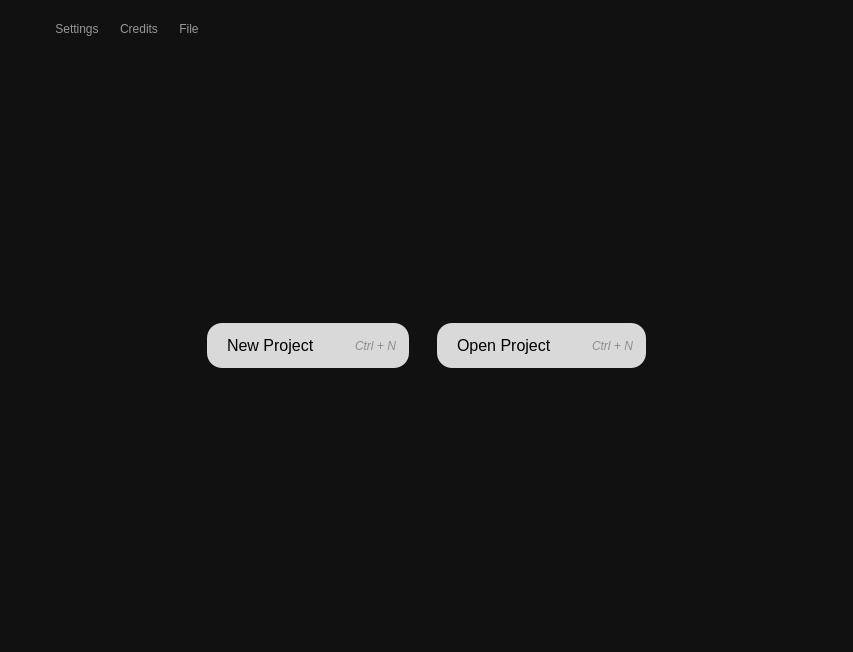
<?xml version="1.0" encoding="UTF-8"?>
<ui version="4.0">
 <class>MainWindow</class>
 <widget class="QMainWindow" name="MainWindow">
  <property name="windowModality">
   <enum>Qt::WindowModality::NonModal</enum>
  </property>
  <property name="geometry">
   <rect>
    <x>0</x>
    <y>0</y>
    <width>853</width>
    <height>652</height>
   </rect>
  </property>
  <property name="windowTitle">
   <string>MainWindow</string>
  </property>
  <property name="styleSheet">
   <string notr="true">* {
	font: &quot;Inter&quot;;
	border: none;
	background-color: transparent;
	background: none;
	padding: 0;
	margin: 0;
	color: #d9d9d9;
}

#centralwidget {
	background-color: #111111;
}

#app_icon {
	margin-right: 25px;
}

QWidget#open_project_button {
	background-color: #d9d9d9;
	border-radius: 15px;
}

QWidget#open_project_button:hover {
	background-color: #CACACA;
}

QWidget#new_project_button {
	background-color: #d9d9d9;
	border-radius: 15px;
}

QWidget#new_project_button:hover {
	background-color: #CACACA;
}</string>
  </property>
  <widget class="QWidget" name="centralwidget">
   <layout class="QVBoxLayout" name="verticalLayout">
    <property name="spacing">
     <number>0</number>
    </property>
    <property name="leftMargin">
     <number>24</number>
    </property>
    <property name="topMargin">
     <number>19</number>
    </property>
    <property name="rightMargin">
     <number>24</number>
    </property>
    <property name="bottomMargin">
     <number>0</number>
    </property>
    <item alignment="Qt::AlignmentFlag::AlignTop">
     <widget class="QWidget" name="header" native="true">
      <property name="styleSheet">
       <string notr="true"/>
      </property>
      <layout class="QHBoxLayout" name="horizontalLayout">
       <property name="spacing">
        <number>0</number>
       </property>
       <property name="leftMargin">
        <number>0</number>
       </property>
       <property name="topMargin">
        <number>0</number>
       </property>
       <property name="rightMargin">
        <number>0</number>
       </property>
       <property name="bottomMargin">
        <number>0</number>
       </property>
       <item>
        <widget class="QLabel" name="app_icon">
         <property name="text">
          <string>&lt;html&gt;&lt;head/&gt;&lt;body&gt;&lt;p&gt;&lt;img src=&quot;:/icons/app_icon.svg&quot;/&gt;&lt;/p&gt;&lt;/body&gt;&lt;/html&gt;</string>
         </property>
         <property name="textFormat">
          <enum>Qt::TextFormat::RichText</enum>
         </property>
         <property name="scaledContents">
          <bool>false</bool>
         </property>
         <property name="margin">
          <number>0</number>
         </property>
        </widget>
       </item>
       <item>
        <widget class="QWidget" name="menbar" native="true">
         <property name="styleSheet">
          <string notr="true">QPushButton {
	color: #979797;
}</string>
         </property>
         <layout class="QHBoxLayout" name="horizontalLayout_2">
          <property name="spacing">
           <number>21</number>
          </property>
          <property name="leftMargin">
           <number>0</number>
          </property>
          <property name="topMargin">
           <number>0</number>
          </property>
          <property name="rightMargin">
           <number>0</number>
          </property>
          <property name="bottomMargin">
           <number>0</number>
          </property>
          <item>
           <widget class="QPushButton" name="SettingsTab">
            <property name="toolTip">
             <string>Settings</string>
            </property>
            <property name="text">
             <string>Settings</string>
            </property>
           </widget>
          </item>
          <item>
           <widget class="QPushButton" name="CreditsTab">
            <property name="toolTip">
             <string>Credits</string>
            </property>
            <property name="text">
             <string>Credits</string>
            </property>
           </widget>
          </item>
          <item>
           <widget class="QPushButton" name="FileTab">
            <property name="toolTip">
             <string>File</string>
            </property>
            <property name="text">
             <string>File</string>
            </property>
           </widget>
          </item>
         </layout>
        </widget>
       </item>
       <item>
        <spacer name="horizontalSpacer">
         <property name="orientation">
          <enum>Qt::Orientation::Horizontal</enum>
         </property>
         <property name="sizeHint" stdset="0">
          <size>
           <width>535</width>
           <height>20</height>
          </size>
         </property>
        </spacer>
       </item>
       <item>
        <widget class="QWidget" name="window_buttons" native="true">
         <layout class="QHBoxLayout" name="horizontalLayout_3">
          <property name="spacing">
           <number>20</number>
          </property>
          <property name="leftMargin">
           <number>0</number>
          </property>
          <property name="topMargin">
           <number>0</number>
          </property>
          <property name="rightMargin">
           <number>0</number>
          </property>
          <property name="bottomMargin">
           <number>0</number>
          </property>
          <item>
           <widget class="QPushButton" name="window_minimize">
            <property name="toolTip">
             <string>Minimize</string>
            </property>
            <property name="icon">
             <iconset resource="gui_images/resources.qrc">
              <normaloff>:/icons/window_minimize.svg</normaloff>:/icons/window_minimize.svg</iconset>
            </property>
            <property name="iconSize">
             <size>
              <width>10</width>
              <height>10</height>
             </size>
            </property>
           </widget>
          </item>
          <item>
           <widget class="QPushButton" name="window_resize">
            <property name="toolTip">
             <string>Resize</string>
            </property>
            <property name="text">
             <string/>
            </property>
            <property name="icon">
             <iconset resource="gui_images/resources.qrc">
              <normaloff>:/icons/window_resize.svg</normaloff>:/icons/window_resize.svg</iconset>
            </property>
            <property name="iconSize">
             <size>
              <width>10</width>
              <height>10</height>
             </size>
            </property>
           </widget>
          </item>
          <item>
           <widget class="QPushButton" name="window_close">
            <property name="toolTip">
             <string>Close</string>
            </property>
            <property name="icon">
             <iconset resource="gui_images/resources.qrc">
              <normaloff>:/icons/window_cross.svg</normaloff>:/icons/window_cross.svg</iconset>
            </property>
            <property name="iconSize">
             <size>
              <width>8</width>
              <height>8</height>
             </size>
            </property>
           </widget>
          </item>
         </layout>
        </widget>
       </item>
      </layout>
     </widget>
    </item>
    <item>
     <widget class="QStackedWidget" name="stackedWidget">
      <property name="sizePolicy">
       <sizepolicy hsizetype="Preferred" vsizetype="Expanding">
        <horstretch>0</horstretch>
        <verstretch>0</verstretch>
       </sizepolicy>
      </property>
      <property name="currentIndex">
       <number>0</number>
      </property>
      <widget class="QWidget" name="start_page">
       <layout class="QGridLayout" name="_3" rowstretch="0">
        <property name="leftMargin">
         <number>0</number>
        </property>
        <property name="topMargin">
         <number>0</number>
        </property>
        <property name="rightMargin">
         <number>0</number>
        </property>
        <property name="bottomMargin">
         <number>0</number>
        </property>
        <property name="horizontalSpacing">
         <number>0</number>
        </property>
        <item row="0" column="0" alignment="Qt::AlignmentFlag::AlignHCenter">
         <widget class="QWidget" name="buttons_layout" native="true">
          <layout class="QHBoxLayout" name="horizontalLayout_4">
           <property name="spacing">
            <number>28</number>
           </property>
           <property name="leftMargin">
            <number>0</number>
           </property>
           <property name="topMargin">
            <number>0</number>
           </property>
           <property name="rightMargin">
            <number>0</number>
           </property>
           <property name="bottomMargin">
            <number>0</number>
           </property>
           <item>
            <widget class="QWidget" name="new_project_button" native="true">
             <property name="maximumSize">
              <size>
               <width>244</width>
               <height>45</height>
              </size>
             </property>
             <property name="cursor">
              <cursorShape>PointingHandCursor</cursorShape>
             </property>
             <property name="layoutDirection">
              <enum>Qt::LayoutDirection::LeftToRight</enum>
             </property>
             <property name="styleSheet">
              <string notr="true">#label {
	color: #000;
	font-size: 16px;
}

#shortcut {
	color: #8e8e8e;
	font-style: italic;
}</string>
             </property>
             <layout class="QHBoxLayout">
              <property name="spacing">
               <number>0</number>
              </property>
              <property name="leftMargin">
               <number>13</number>
              </property>
              <property name="topMargin">
               <number>0</number>
              </property>
              <property name="rightMargin">
               <number>13</number>
              </property>
              <property name="bottomMargin">
               <number>0</number>
              </property>
              <item>
               <widget class="QWidget" name="widget" native="true">
                <property name="layoutDirection">
                 <enum>Qt::LayoutDirection::LeftToRight</enum>
                </property>
                <layout class="QHBoxLayout" name="horizontalLayout_5" stretch="0,0">
                 <property name="spacing">
                  <number>7</number>
                 </property>
                 <property name="sizeConstraint">
                  <enum>QLayout::SizeConstraint::SetDefaultConstraint</enum>
                 </property>
                 <property name="leftMargin">
                  <number>0</number>
                 </property>
                 <property name="topMargin">
                  <number>0</number>
                 </property>
                 <property name="rightMargin">
                  <number>0</number>
                 </property>
                 <property name="bottomMargin">
                  <number>0</number>
                 </property>
                 <item>
                  <widget class="QLabel" name="icon">
                   <property name="text">
                    <string>&lt;html&gt;&lt;head/&gt;&lt;body&gt;&lt;p&gt;&lt;img src=&quot;:/icons/new_file.svg&quot;/&gt;&lt;/p&gt;&lt;/body&gt;&lt;/html&gt;</string>
                   </property>
                   <property name="textFormat">
                    <enum>Qt::TextFormat::RichText</enum>
                   </property>
                  </widget>
                 </item>
                 <item>
                  <widget class="QLabel" name="label">
                   <property name="text">
                    <string>New Project</string>
                   </property>
                  </widget>
                 </item>
                </layout>
               </widget>
              </item>
              <item>
               <spacer name="horizontalSpacer_2">
                <property name="orientation">
                 <enum>Qt::Orientation::Horizontal</enum>
                </property>
                <property name="sizeHint" stdset="0">
                 <size>
                  <width>40</width>
                  <height>20</height>
                 </size>
                </property>
               </spacer>
              </item>
              <item>
               <widget class="QLabel" name="shortcut">
                <property name="styleSheet">
                 <string notr="true"/>
                </property>
                <property name="text">
                 <string>Ctrl + N</string>
                </property>
               </widget>
              </item>
             </layout>
            </widget>
           </item>
           <item>
            <widget class="QWidget" name="open_project_button" native="true">
             <property name="maximumSize">
              <size>
               <width>244</width>
               <height>45</height>
              </size>
             </property>
             <property name="cursor">
              <cursorShape>PointingHandCursor</cursorShape>
             </property>
             <property name="layoutDirection">
              <enum>Qt::LayoutDirection::LeftToRight</enum>
             </property>
             <property name="styleSheet">
              <string notr="true">#label_2 {
	color: #000;
	font-size: 16px;
}

#shortcut_2 {
	color: #8e8e8e;
	font-style: italic;
}</string>
             </property>
             <layout class="QHBoxLayout" name="_2">
              <property name="spacing">
               <number>0</number>
              </property>
              <property name="leftMargin">
               <number>13</number>
              </property>
              <property name="topMargin">
               <number>0</number>
              </property>
              <property name="rightMargin">
               <number>13</number>
              </property>
              <property name="bottomMargin">
               <number>0</number>
              </property>
              <item>
               <widget class="QWidget" name="widget_2" native="true">
                <property name="layoutDirection">
                 <enum>Qt::LayoutDirection::LeftToRight</enum>
                </property>
                <layout class="QHBoxLayout" name="horizontalLayout_6" stretch="0,0">
                 <property name="spacing">
                  <number>7</number>
                 </property>
                 <property name="sizeConstraint">
                  <enum>QLayout::SizeConstraint::SetDefaultConstraint</enum>
                 </property>
                 <property name="leftMargin">
                  <number>0</number>
                 </property>
                 <property name="topMargin">
                  <number>0</number>
                 </property>
                 <property name="rightMargin">
                  <number>0</number>
                 </property>
                 <property name="bottomMargin">
                  <number>0</number>
                 </property>
                 <item>
                  <widget class="QLabel" name="icon_2">
                   <property name="text">
                    <string>&lt;html&gt;&lt;head/&gt;&lt;body&gt;&lt;p&gt;&lt;img src=&quot;:/icons/open_folder.svg&quot;/&gt;&lt;/p&gt;&lt;/body&gt;&lt;/html&gt;</string>
                   </property>
                   <property name="textFormat">
                    <enum>Qt::TextFormat::RichText</enum>
                   </property>
                  </widget>
                 </item>
                 <item>
                  <widget class="QLabel" name="label_2">
                   <property name="text">
                    <string>Open Project</string>
                   </property>
                  </widget>
                 </item>
                </layout>
               </widget>
              </item>
              <item>
               <spacer name="horizontalSpacer_3">
                <property name="orientation">
                 <enum>Qt::Orientation::Horizontal</enum>
                </property>
                <property name="sizeHint" stdset="0">
                 <size>
                  <width>40</width>
                  <height>20</height>
                 </size>
                </property>
               </spacer>
              </item>
              <item>
               <widget class="QLabel" name="shortcut_2">
                <property name="styleSheet">
                 <string notr="true"/>
                </property>
                <property name="text">
                 <string>Ctrl + N</string>
                </property>
               </widget>
              </item>
             </layout>
            </widget>
           </item>
          </layout>
         </widget>
        </item>
       </layout>
      </widget>
      <widget class="QWidget" name="edit_page"/>
     </widget>
    </item>
   </layout>
  </widget>
 </widget>
 <resources>
  <include location="gui_images/resources.qrc"/>
 </resources>
 <connections/>
</ui>
